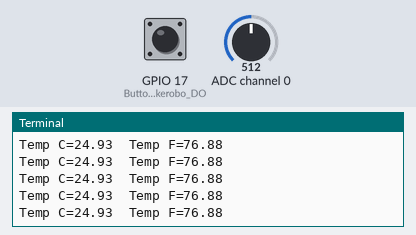
The program below on a simulated Raspberry Pi (BCM pin numbers). Parts: the last lines printed to the terminal. Inputs (shaded band) come from the test bench; at power-on: GPIO 17 (Button makerobo_DO) HIGH, ADC channel 0 = 512 (analog values on the 0–1023 scale).

Above: at 1.2 s.
1.3 s: GPIO 17 (Button makerobo_DO) pulled LOW for 0.25 s
At 1.56 s:
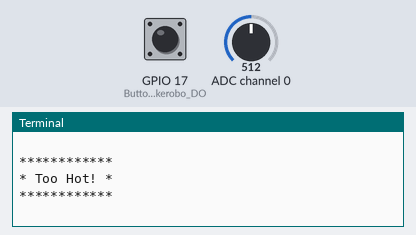
3.0 s: ADC channel 0 set to 716
At 3.16 s:
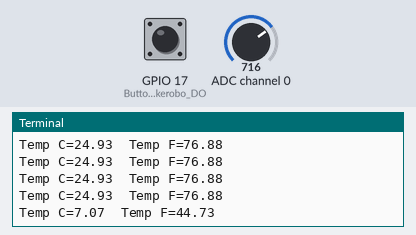
4.5 s: ADC channel 0 set to 900
At 4.57 s:
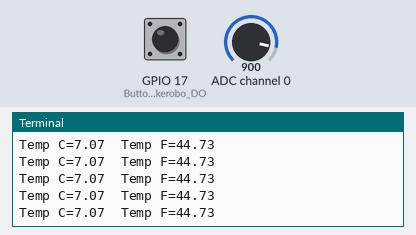
Timing chart, 0 to 7.5 s (numbered marks = the images above; inputs shaded):
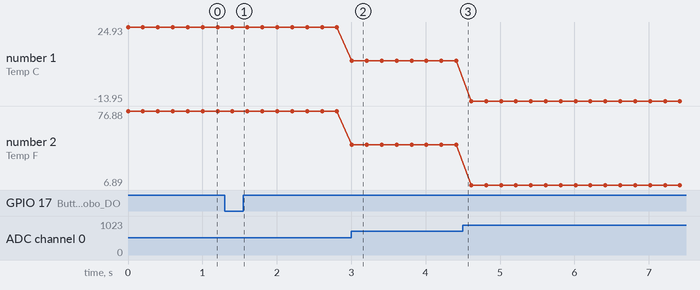

The program:

17._________.py
```python
#!/usr/bin/env python
# coding: utf-8

# <center><img src="./image/CLBLOGO.jpg" alt="创乐博" style="width: 300px;"/></center>
#
# # 17.模拟温度传感器实验
#
# @－－－－湖南创乐博智能科技有限公司－－－－<br>
# @  文件名：17.模拟温度传感器实验.py <br>
# @  版本：V2.0 <br>
# @  author: zhulin<br>
# @  说明：模拟模拟温度传感器实验
# 模拟温度传感器实验，通过GPIOZero库自带的MCP3008 10位模数转换库直接控制，采集到模拟温度传感器的模拟值，然后折算成具体的温度值，同时通过数字端口检测判断温度是否过高，从而进行提示！！！<br>

# ## 1.导入必要的库文件

# In[ ]:


from gpiozero import Button, MCP3008
from gpiozero.tools import absoluted, scaled
from signal import pause
from time import sleep
import math


# ## 2.定义温度传感器使用通道和温度传感器数字管脚

# In[ ]:


makerobo_DO = Button(17)                 # 温度传感器Do管脚
makerobo_tempPin = MCP3008(channel=0)    # 定义温度传感器获取ADC值通道


# ## 3.定义打印

# In[ ]:


# 打印出温度传感器的提示信息
def makerobo_Print(x):
	if x == 1:     # 正合适
		print ('')
		print ('***********')
		print ('* Better~ *')
		print ('***********')
		print ('')
	if x == 0:    # 太热
		print ('')
		print ('************')
		print ('* Too Hot! *')
		print ('************')
		print ('')


# ## 4.循环函数

# In[ ]:


def MAP(x, in_min, in_max, out_min, out_max):
    return (x - in_min) * (out_max - out_min) / (in_max - in_min) + out_min

def makerobo_loop():
    makerobo_status = 1  # 状态值
    makerobo_tmp = 1     # 当前值
    while True:  # 无限循环
        makerobo_analogVal = makerobo_tempPin.value                       # 获取AIN0 的模拟量值
        makerobo_Vr = float(makerobo_analogVal) * 3.3                     # 转换为电压值
        makerobo_Rt = 10000 * makerobo_Vr / (3.3 - makerobo_Vr)
        makerobo_temp = 1/(((math.log(makerobo_Rt / 10000)) / 3950) + (1 / (273.15+25)))
        temp_c = makerobo_temp - 273.15
        temp_f = temp_c * 9.0 / 5.0 + 32
        print("Temp C={:.2f}\tTemp F={:.2f}".format(temp_c, temp_f))

        makerobo_tmp = not makerobo_DO.is_pressed    # 获取温度传感器的数字量
        if makerobo_tmp != makerobo_status:          # 判断状态值发生改变
            makerobo_Print(makerobo_tmp)    # 打印出温度传感器的提示信息
            makerobo_status = makerobo_tmp  # 把当前状态值设置为比较状态值，避免重复打印；
        sleep(0.2) # 延时200ms


# ## 5.主程序

# In[ ]:


# 程序入口
if __name__ == '__main__':
	try:
		makerobo_loop() # 调用循环函数
	except KeyboardInterrupt:  	# 当按下Ctrl+C时，将执行destroy()子程序。
		pass


# In[ ]:
```

Measured:
- after the input at 1.3 s, the terminal: prints a new line after 0.10 s (image 1)
- after the input at 3.0 s, the terminal: prints a new line at once (image 2)
- plotted number 1: 24.93 → 7.07 after the input at 3.0 s, 7.07 → -13.95 after the input at 4.5 s
- plotted number 2: 76.88 → 44.73 after the input at 3.0 s, 44.73 → 6.89 after the input at 4.5 s
